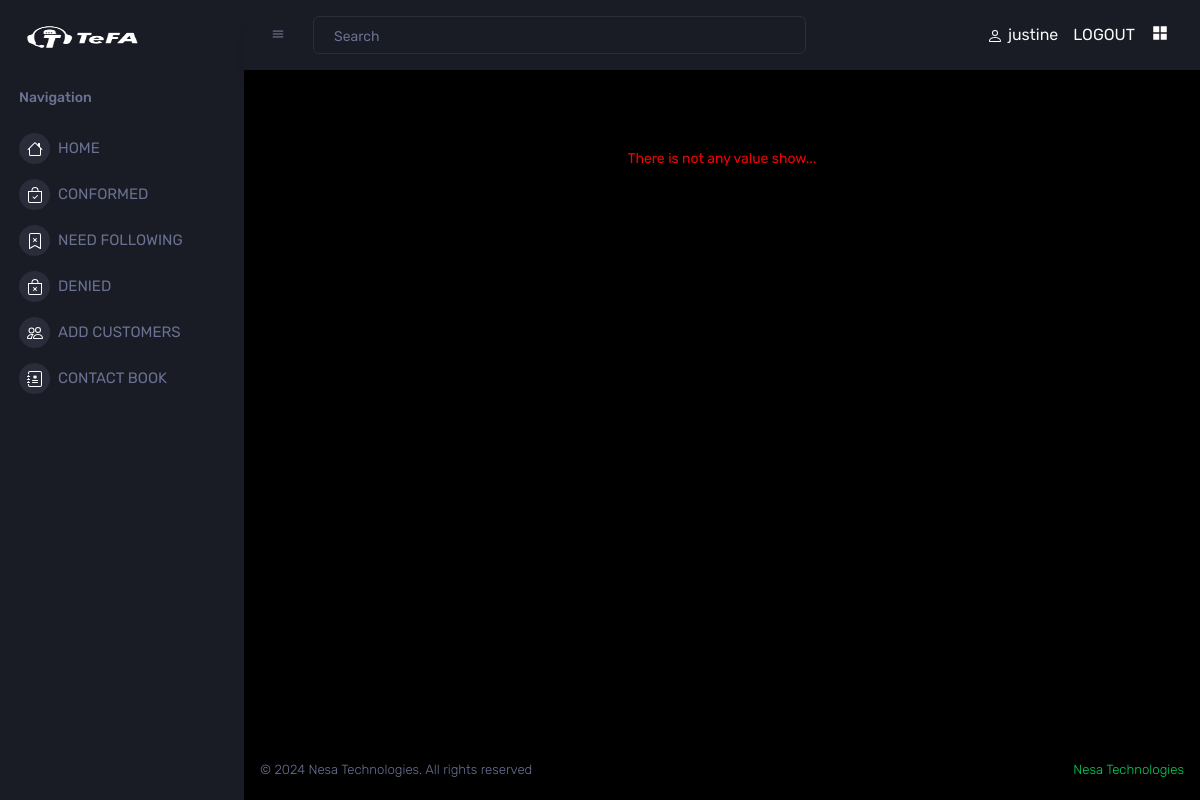
The app's page /denied/ (signed in), older data.
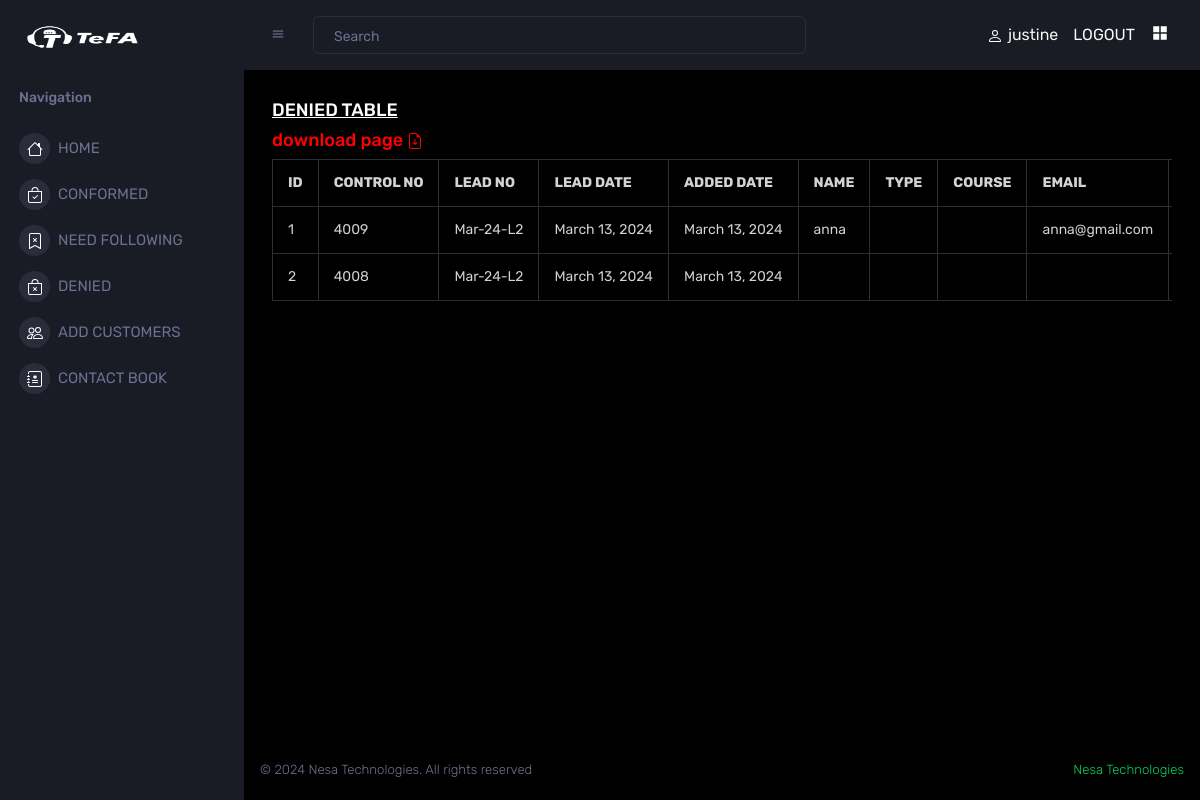
The same page, newer data.
### TeFAapp/models.py (models this page shows, shortened)
class Calldetails(models.Model):
    lead = models.ForeignKey(Lead, on_delete=models.CASCADE)
    calls_made = models.ForeignKey(Employee_details, on_delete=models.CASCADE, related_name='calls_made')
    emp_remark = models.CharField(max_length=250)
    called_datetime = models.DateField(("Date"), default=datetime.date.today)
    called_meadium = models.CharField(max_length=10)
    calls_updated = models.ForeignKey(Employee_details, on_delete=models.CASCADE, related_name='calls_updated')
    no_of_followups = models.IntegerField(default=1)

class Lead(models.Model):
    control_no = models.IntegerField()
    date_time_added = models.DateField(("Date"), default=datetime.date.today)
    lead_given_date = models.DateField()
    lead_no = models.CharField(max_length=10, blank=True, null=True, validators=[alphanumeric])
    name = models.CharField(max_length= 50)
    course_type = models.CharField(max_length=20, default="")
    course = models.CharField(max_length=50)
    phone_no = models.IntegerField()
    email = models.EmailField(max_length=30)
    place = models.CharField(max_length=50)
    remark = models.CharField(max_length=250)
    status = models.IntegerField(default=0)
    source = models.CharField(max_length=100, default='')
    degree = models.CharField(max_length=250, default='')

### TeFAapp/views.py (the view)
# urls.py: path('denied/', views.denied, name='denied'),
def denied(request):
    if 'username' in request.session:
        data = Calldetails.objects.filter(lead__status=3)
        return render(request, 'denied.html', {'data':data})
    else:
        return redirect('/')

### templates/denied.html (shortened to what this page needs)
{% extends 'base.html' %}
{% block content %}
{% load static %}
<html>
    <head>
    </head>
    <body>
         {% if data %}
        <h4><u>DENIED TABLE</u></h4>
         <a href="{% url 'denied_export_to_excel' %}">
            <h4 style="color:red;" >download page
            </h4>
        </a>
        <div class="table-responsive">
            <table class="table table-striped table-bordered ">
                <tr>
                    <th>ID</th>
                    <th>CONTROL NO</th>
                    <th>LEAD NO</th>
                    <th>LEAD DATE</th>
                    <th>ADDED DATE</th>
                    <th>NAME</th>
                    <th>TYPE</th>
                    <th>COURSE</th>
                    <th>EMAIL</th>
                    <th>PLACE</th>
                </tr>
                {% for i in data %}
                <tr>
                    <td>{{forloop.counter}}</td>
                    <td>{{i.lead.control_no}}</td>
                    <td>{{i.lead.lead_no}}</td>
                    <td>{{i.lead.lead_given_date}}</td>
                    <td>{{i.lead.date_time_added}}</td>
                    <td>{{i.lead.name}}</td>
                    <td>{{i.lead.course_type}}</td>
                    <td>{{i.lead.course}}</td>
                    <td>{{i.lead.email}}</td>
                    <td>{{i.lead.place}}</td>
                </tr>
                {% endfor %}
            </table>
        </div>
         {% else %}
            <br>
            <br>
            <p align="center" style="color:red;"> There is not any value show... </p>
        {% endif %}
    </body>
</html>
{% endblock %}

Row changes from the older to the newer data that the page shows:
added Calldetails: lead.control_no "4009", lead.lead_no "Mar-24-L2", lead.lead_given_date "March 13, 2024", lead.date_time_added "March 13, 2024", lead.name "anna", lead.email "anna@gmail.com"
added Calldetails: lead.control_no "4008", lead.lead_no "Mar-24-L2", lead.lead_given_date "March 13, 2024", lead.date_time_added "March 13, 2024"
Text that changed along with them:
text no longer shown: "There is not any value show..."
text now shown: "DENIED TABLE download page ID CONTROL NO LEAD NO LEAD DATE ADDED DATE NAME TYPE COURSE EMAIL"
